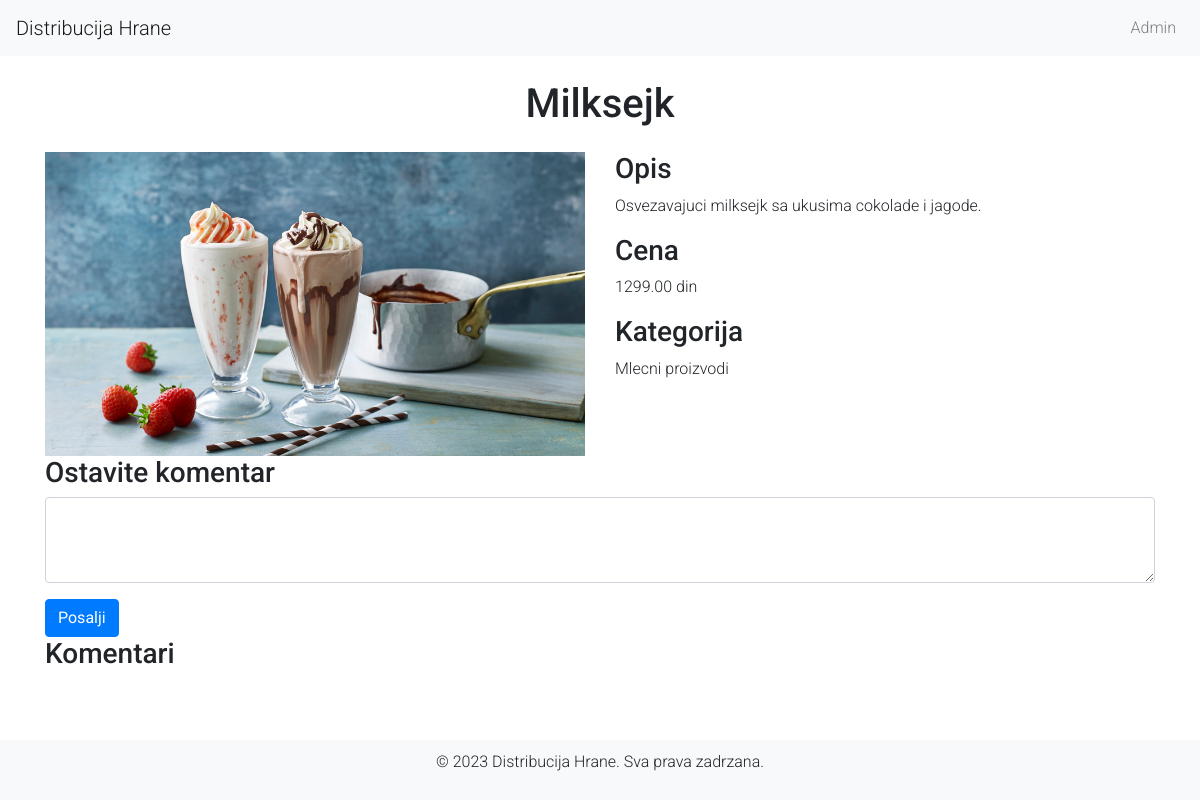
The page /proizvod.php?id=10 on the database its author committed.
### tables this page shows
CREATE TABLE `proizvodi` (
  `id` int(11) NOT NULL,
  `ime` varchar(100) NOT NULL,
  `opis` text,
  `cena` decimal(10,2) NOT NULL,
  `kategorija` varchar(50) DEFAULT NULL,
  `slika` varchar(255) DEFAULT NULL
);

### proizvod.php (the view, shortened to what this page needs)
<?php
include 'db_connect.php';
$id = $_GET['id'];
$sql = "SELECT * FROM proizvodi WHERE id = ?";
$stmt = $conn->prepare($sql);
$stmt->bind_param("i", $id);
$stmt->execute();
$result = $stmt->get_result();
$proizvod = $result->fetch_assoc();
?>
<!DOCTYPE html>
<html lang="en">
<head>
    <link href="https://stackpath.bootstrapcdn.com/bootstrap/4.5.2/css/bootstrap.min.css" rel="stylesheet">
    <link href="css/styles.css" rel="stylesheet">
</head>
<body>
    <nav class="navbar navbar-expand-lg navbar-light bg-light">
        <a class="navbar-brand" href="index.php">Distribucija Hrane</a>
        <div class="collapse navbar-collapse" id="navbarNav">
            <ul class="navbar-nav ml-auto">
                <li class="nav-item">
                    <a class="nav-link" href="login.php">Admin</a>
                </li>
            </ul>
        </div>
    </nav>
    <div class="container">
        <h1 class="my-4 text-center"><?php echo htmlspecialchars($proizvod['ime']); ?></h1>
        <div class="row">
            <div class="col-md-6">
                <img src="<?php echo htmlspecialchars($proizvod['slika']); ?>" class="img-fluid product-img" alt="<?php echo htmlspecialchars($proizvod['ime']); ?>">
            </div>
            <div class="col-md-6">
                <h3>Opis</h3>
                <p><?php echo htmlspecialchars($proizvod['opis']); ?></p>
                <h3>Cena</h3>
                <p><?php echo htmlspecialchars($proizvod['cena']); ?> din</p>
                <h3>Kategorija</h3>
                <p><?php echo htmlspecialchars($proizvod['kategorija']); ?></p>
            </div>
        </div>
        <div class="comment-box">
            <h3>Ostavite komentar</h3>
            <form method="post" action="proizvod.php?id=<?php echo $id; ?>">
                <div class="form-group">
                    <textarea class="form-control" name="komentar" rows="3" required></textarea>
                </div>
                <button type="submit" class="btn btn-primary">Posalji</button>
            </form>
        </div>
        <div class="comments">
            <h3>Komentari</h3>
        </div>
    </div>
    <footer>
        <p>&copy; 2023 Distribucija Hrane. Sva prava zadrzana.</p>
    </footer>
</body>
</html>

### styles.css (style rules this page uses)
body { font-family: 'Roboto', sans-serif; font-weight: 300; }

### proizvod.php (style rules this page uses)
body { display: flex; flex-direction: column; min-height: 100vh; }
.container { flex: 1; }
footer { text-align: center; padding: 10px 0; background-color: #f8f9fa; }

### rows shown on the page
proizvodi: ime "Milksejk", slika (picture), opis "Osvezavajuci milksejk sa ukusima cokolade i jagode.", cena "1299.00", kategorija "Mlecni proizvodi"
